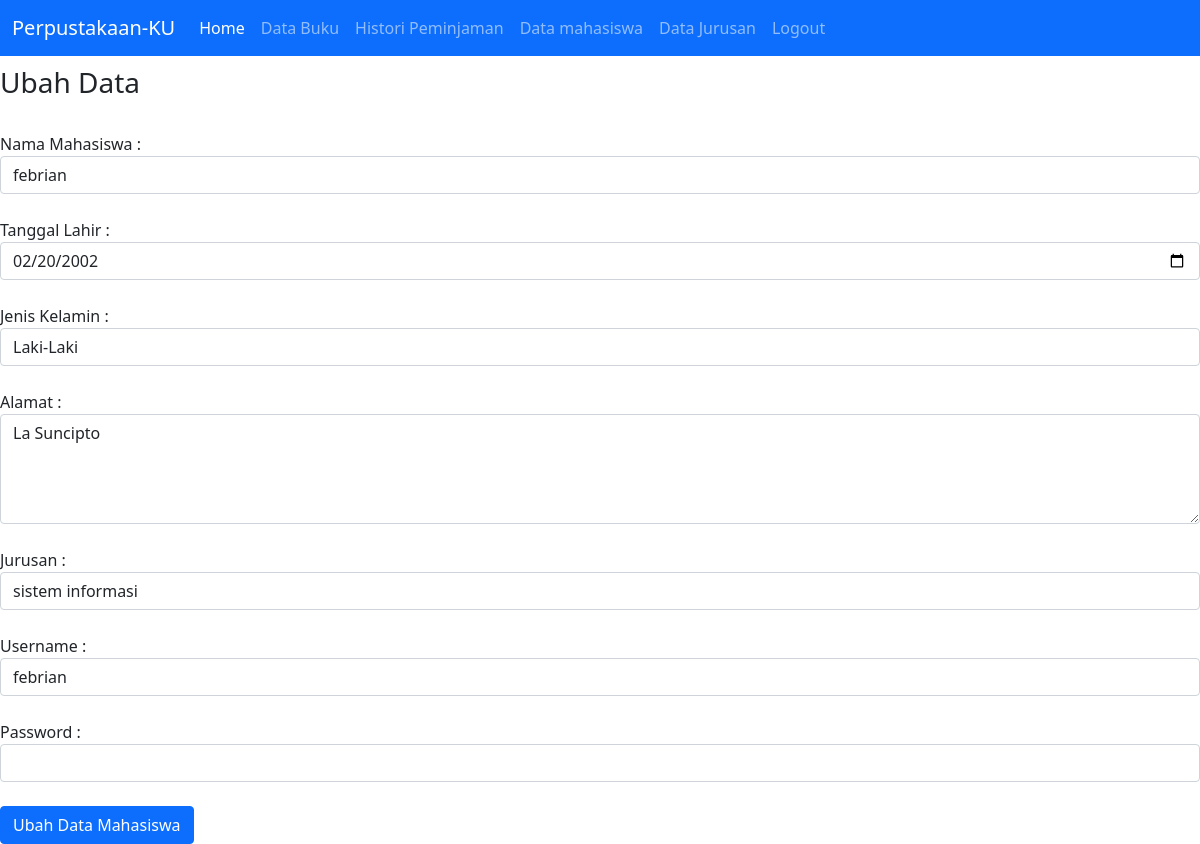
Screenshot of /ubah_mahasiswa.php?id_mhs=12 (signed in) with the database file from the repository.
### tables this page shows
CREATE TABLE `mahasiswa` (
  `id_mhs` int(11) NOT NULL,
  `nama` varchar(100) NOT NULL,
  `tanggal_lahir` date NOT NULL,
  `jenis_kelamin` enum('L','P') NOT NULL,
  `alamat` text NOT NULL,
  `username` varchar(255) DEFAULT NULL,
  `password` varchar(255) DEFAULT NULL,
  `id_jurusan` int(11) NOT NULL
);

### ubah_mahasiswa.php (the view, shortened to what this page needs)
<?php
	include "header.php";
?>
<!DOCTYPE html>
<html>
<head>
	<link href="https://cdn.jsdelivr.net/npm/bootstrap@5.0.1/dist/css/bootstrap.min.css" rel="stylesheet">
</head>
<body>
	<?php
	include "koneksi.php";
	$qry_get_mahasiswa=mysqli_query($conn, "select * from mahasiswa where
	id_mhs = '".$_GET['id_mhs']."'");
	$dt_mahasiswa=mysqli_fetch_array($qry_get_mahasiswa);
	?>
	<h3>Ubah Data</h3>
	<form action="proses_ubah_mahasiswa.php" method="post">
		<input type="hidden" name="id_mhs" value="<?=$dt_mahasiswa['id_mhs']?>"><br>
		Nama Mahasiswa :
		<input type="text" name="nama" value="<?=$dt_mahasiswa['nama']?>" class="form-control"><br>
		Tanggal Lahir :
		<input type="date" name="tanggal_lahir" value="<?=$dt_mahasiswa['tanggal_lahir']?>" class="form-control"><br>
		Jenis Kelamin :
		<?php
		$arr_jenis_kelamin=array('L'=>'Laki-Laki','P'=>'Perempuan');
		?>
		<select name="jenis_kelamin" class="form-control">
			<?php foreach ($arr_jenis_kelamin as $key_jenis_kelamin => $val_jenis_kelamin):
				if ($key_jenis_kelamin==$dt_mahasiswa['jenis_kelamin']) {
					$selek="selected";
				}else {
					$selek="";
				}
			?>
			<option value="<?=$key_jenis_kelamin?>" <?=$selek?>><?=$val_jenis_kelamin?></option>
			<?php endforeach ?>
		</select><br>
		Alamat :
		<textarea name="alamat" class="form-control" rows="4"><?=$dt_mahasiswa['alamat']?></textarea><br>
		Jurusan :
		<select name="id_jurusan" class="form-control">
			<?php
			include "koneksi.php";
			$qry_jurusan=mysqli_query($conn, "select * from jurusan");
			while ($data_jurusan=mysqli_fetch_array($qry_jurusan)) {
				if ($data_jurusan['id_jurusan']==$dt_mahasiswa['id_jurusan']) {
					$selek = "selected";
				} else {
					$selek="";
				}
				echo '<option value="'.$data_jurusan['id_jurusan'].'" '.$selek.'>'.$data_jurusan['nama_jurusan'].'</option>';
				}
			?>
		</select><br>
		Username :
		<input type="text" name="username" value="<?=$dt_mahasiswa['username']?>" class="form-control"><br>
		Password :
		<input type="password" name="password" value="" class="form-control"><br>
		<input type="submit" name="simpan" value="Ubah Data Mahasiswa" class="btn btn-primary">
	</form>
</body>
</html>
<?php
	include "footer.php";
?>

### rows the page displays
mahasiswa: nama "febrian", tanggal_lahir "02/20/2002", alamat "La Suncipto", username "febrian"

### other values shown
form field jenis_kelamin "Laki-Laki"
form field id_jurusan "sistem informasi"
